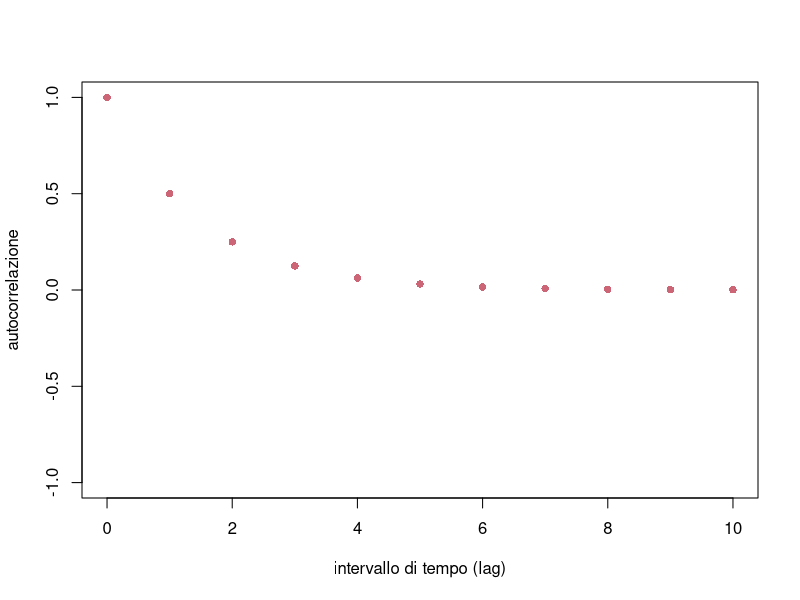
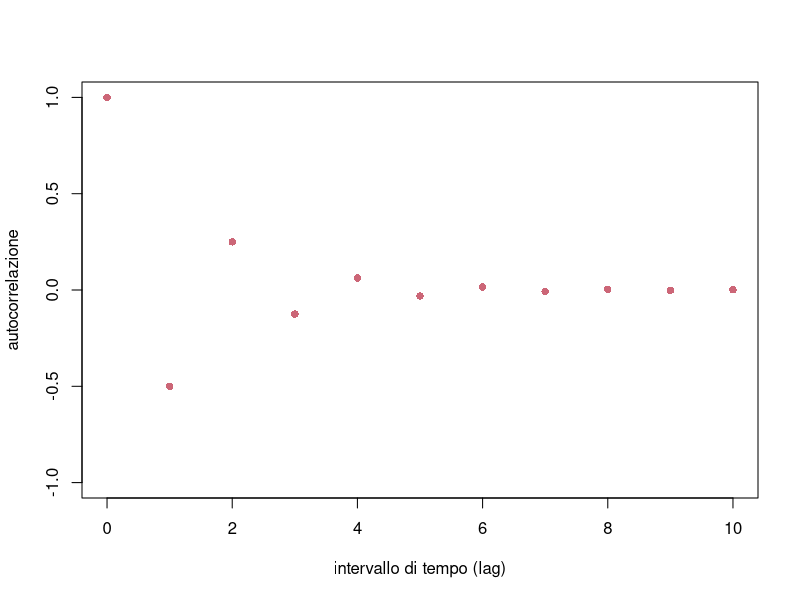
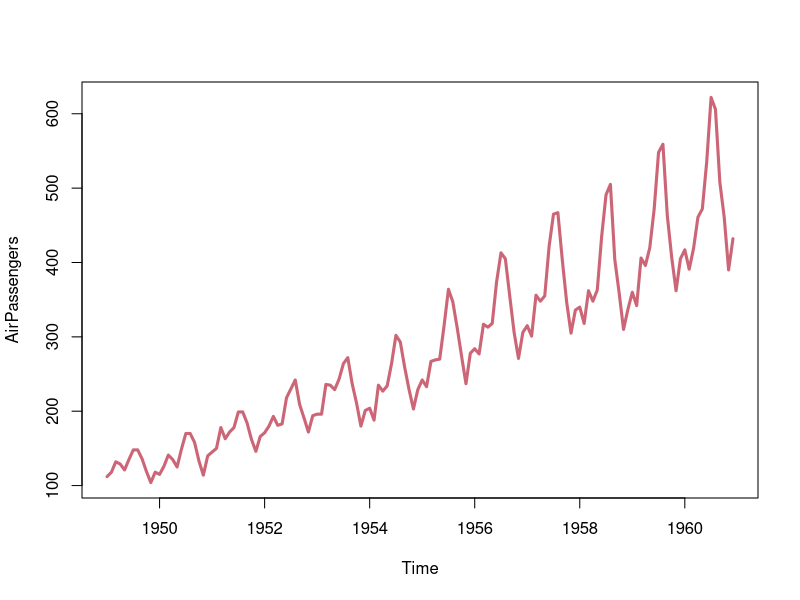
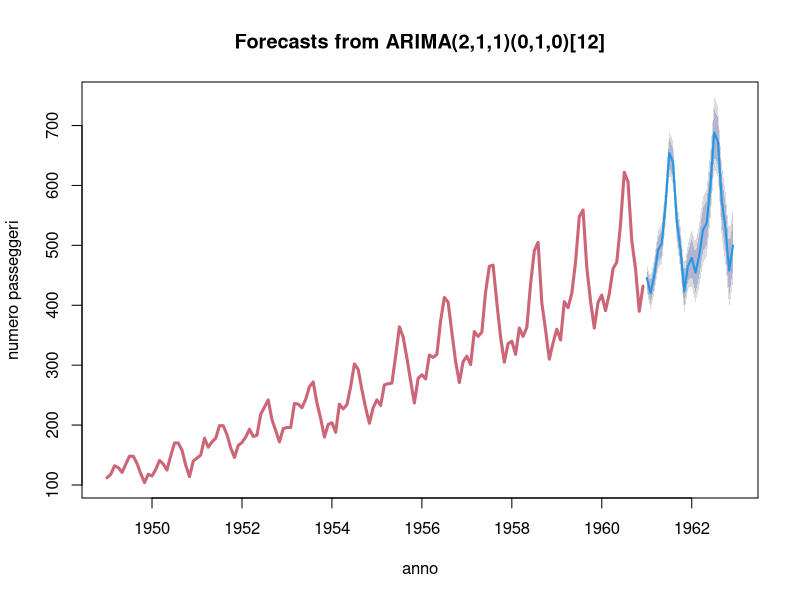
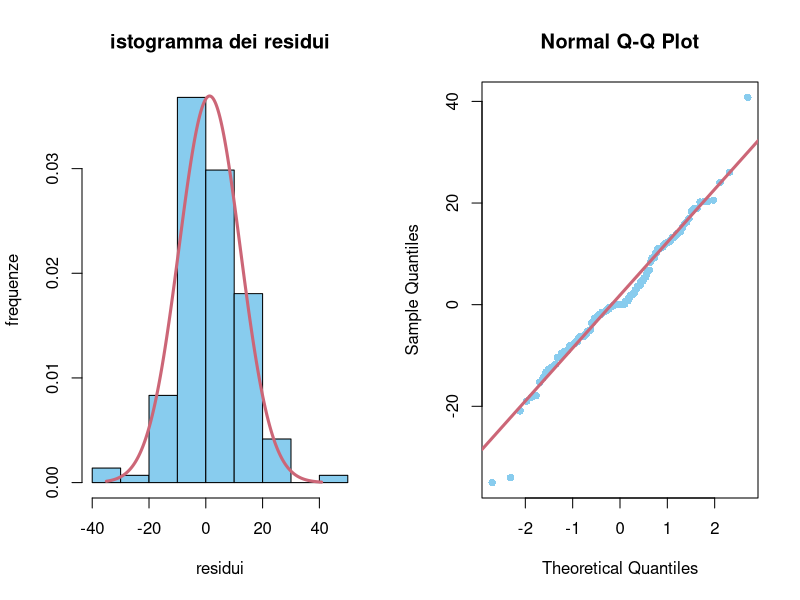
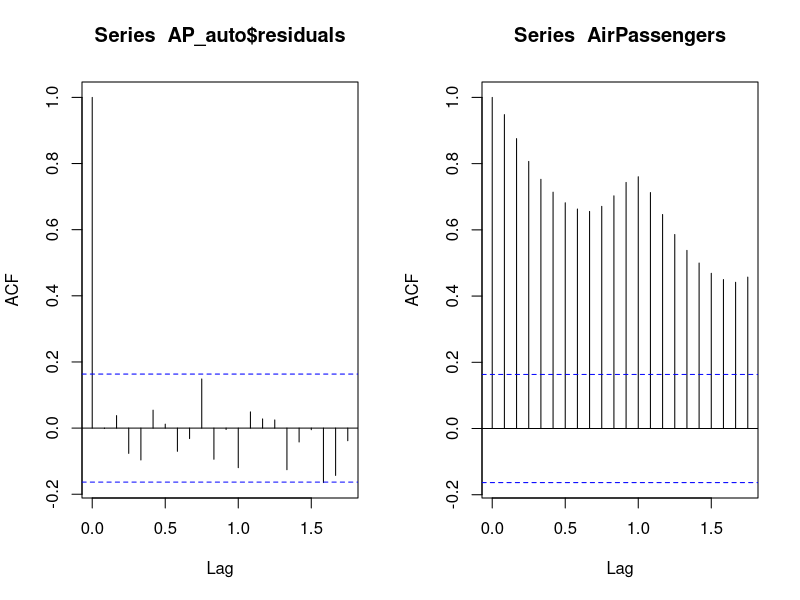
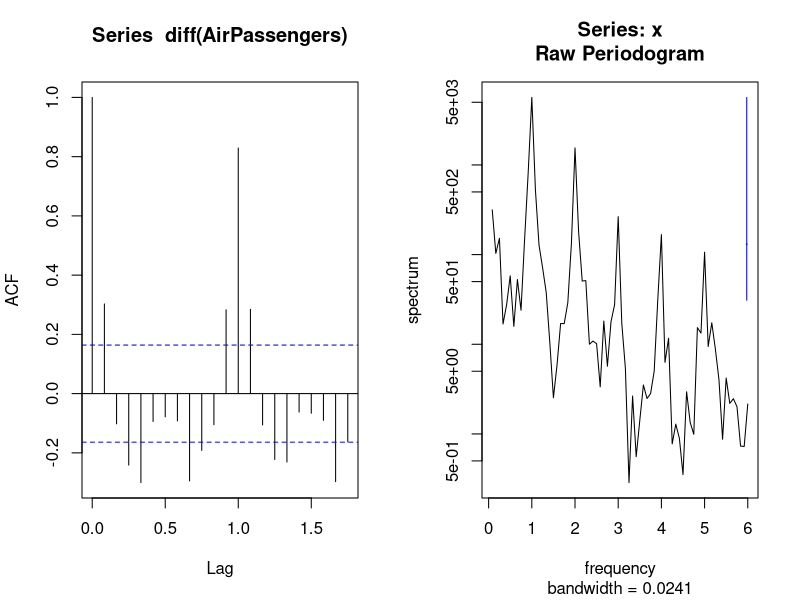
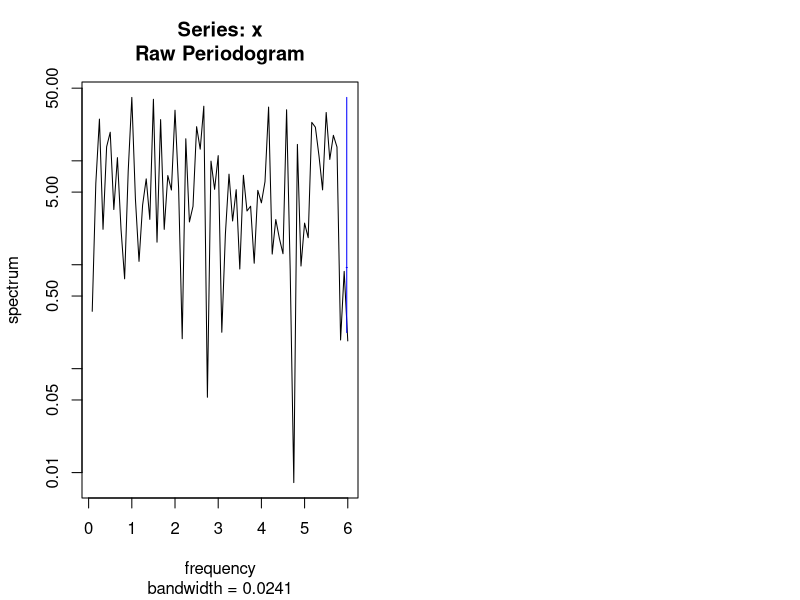

Write R code to recreate these figures, in order.
## ---- chunk 1

miei_colori  = c("#88CCEE", "#CC6677", "#DDCC77", "#117733", "#332288", "#AA4499", "#888888")

#Parametri globali
knitr::opts_chunk$set(dev='svg', fig.width = 5, fig.align = 'center', tidy=FALSE)
## ---- chunk 2

t = 0:10
alpha = 1/2

plot(t, alpha^t, pch=16, lwd=3, col=miei_colori[2], ylab='autocorrelazione', xlab='intervallo di tempo (lag)', ylim=c(-1,1) )
## ---- chunk 3

t = 0:10
alpha = -1/2

plot(t, alpha^t, pch=16, lwd=3, col=miei_colori[2], ylab='autocorrelazione', xlab='intervallo di tempo (lag)', ylim=c(-1,1) )


## ---- chunk 4
plot(AirPassengers, lwd=3, col=miei_colori[2])
## ---- chunk 5

# Usiamo direttamente il comando auto.arima dalla libreria 'forecast'

library('forecast')

AP_auto = auto.arima(AirPassengers)

# Con la funzione summary() possiamo vedere le informazioni principali

summary(AP_auto)

## ---- chunk 6
# Con la funzione forecast() possiamo effettuare semplici previsioni per un numero di mesi futuri specificato

previsione = forecast(AP_auto, 24)

# La funzione plot() si occupa di rappresentare sia i dati osservati che la previsione (e pure le bande di errore date dalle deviazioni standard stimate)

plot(previsione, xlab='anno', ylab='numero passeggeri', col=miei_colori[2], lwd=3)

## ---- chunk 7

par(mfrow=c(1,2))

hist(AP_auto$residuals, col=miei_colori[1], freq=FALSE, xlab='residui', ylab='frequenze', main="istogramma dei residui")
valori = seq(min(AP_auto$residuals), max(AP_auto$residuals), by=0.1)
lines( valori, dnorm(valori , mean=mean(AP_auto$residuals), sd=sd(AP_auto$residuals)), col=miei_colori[2], lwd=3)

qqnorm(AP_auto$residuals, col=miei_colori[1], pch=16)
qqline(AP_auto$residuals, col=miei_colori[2], lwd=3)

## ---- chunk 8

ACF_residui =  acf(AP_auto$residuals)

# Osserviamo che nelle ascisse l'intervallo temporale (lag) è espresso in multipli del periodo di 12 mesi, per via della stagionalità della serie di partenza.

## ---- chunk 9
acf(AirPassengers)
## ---- chunk 10
acf(diff(AirPassengers))
## ---- chunk 11

spectrum(AirPassengers)

## ---- chunk 12

spectrum(AP_auto$residuals)
